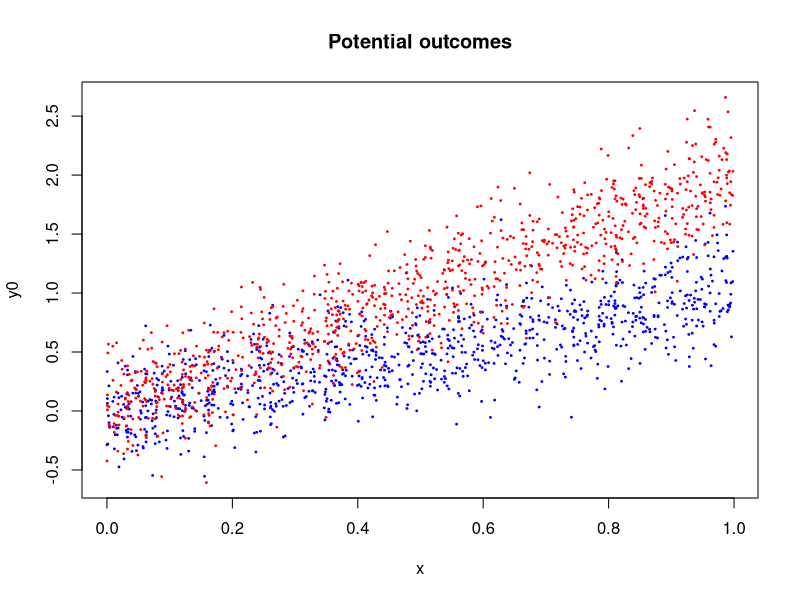
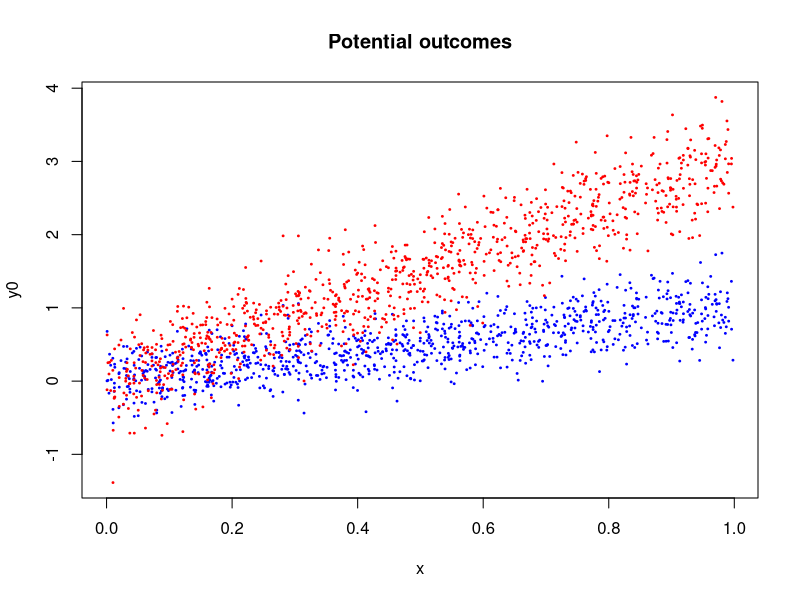
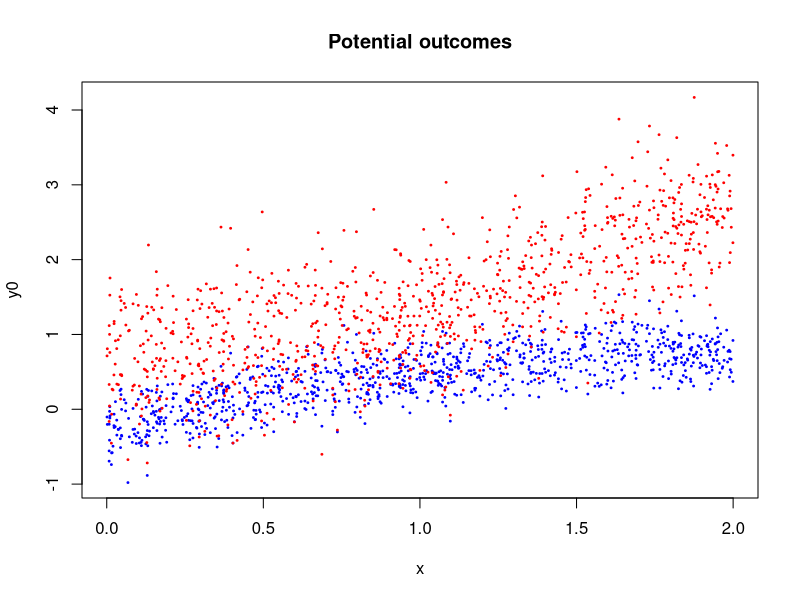
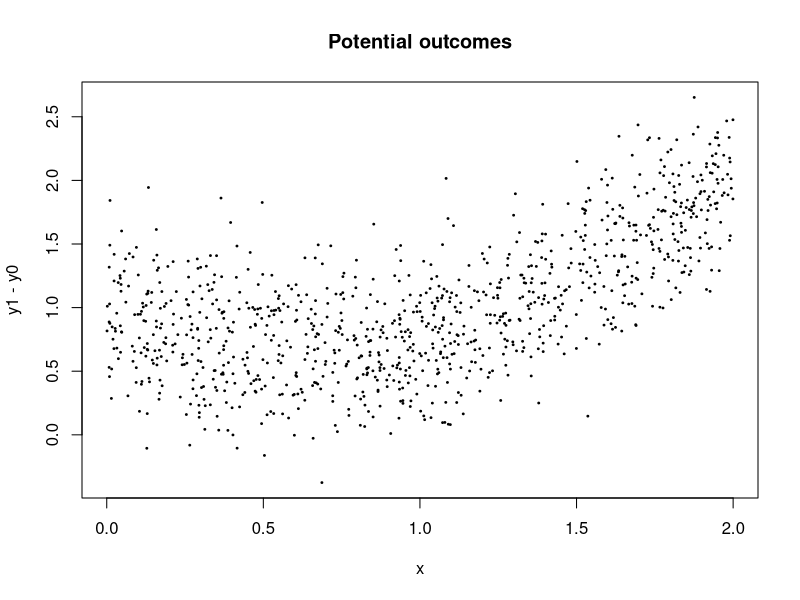
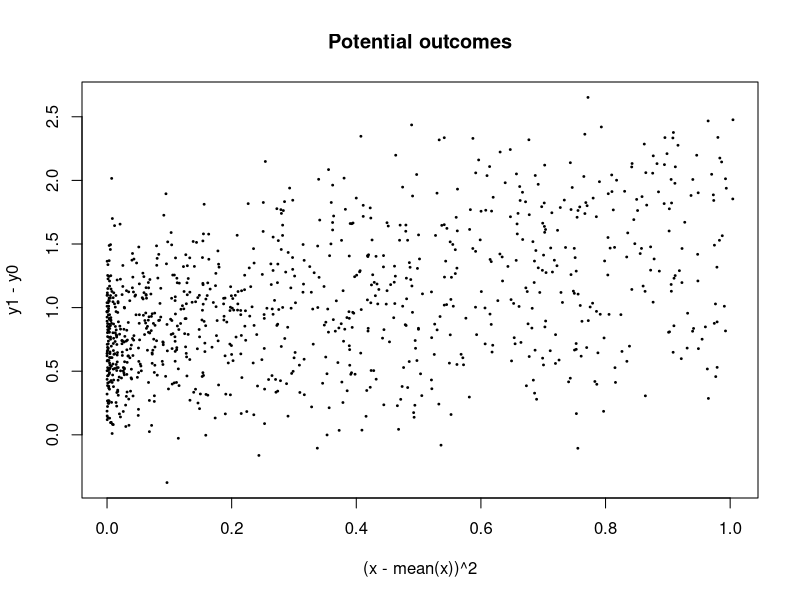

Write the R code that produced these figures, in order.
#### unbiased 


N <- 1000
x <- runif(N, 0, 1)
y0 <- x + .25*rnorm(N)
y1 <- x*2 + .25*rnorm(N)
index <- 1:N
potcov <- data.frame(index, y1,y0,x)

plot(x, y0, col="blue", pch=19, 
     cex=.25, ylim=range(c(y1,y0)),
     main="Potential outcomes")
points(x, y1, col="red", pch=19, cex=.25)



####

#### correlated potential outcomes


N <- 1000
x <- runif(N, 0, 1)
y0 <- x + .25*rnorm(N)
y1 <- x*2 + y0+ .25*rnorm(N)
index <- 1:N
potcov <- data.frame(index, y1,y0,x)

plot(x, y0, col="blue", pch=19, 
     cex=.25, ylim=range(c(y1,y0)),
     main="Potential outcomes")
points(x, y1, col="red", pch=19, cex=.25)



### strong covariance between covariate and unit-level potential outcomes

N <- 1000
x <- runif(N, 0, 2)
y0 <- .5*x - .25*(x-mean(x))^2 +.25*rnorm(N)
y1 <- 2*y0 + .25 + (x-mean(x))^2 + .25*rnorm(N)
index <- 1:N
potcov <- data.frame(index, y1,y0,x)

plot(x, y0, col="blue", pch=19, 
     cex=.25, ylim=range(c(y1,y0)),
     main="Potential outcomes")
points(x, y1, col="red", pch=19, cex=.25)



plot(x, y1-y0,  pch=19, 
     cex=.25, 
     main="Potential outcomes")


plot((x-mean(x))^2, y1-y0,  pch=19, 
     cex=.25, 
     main="Potential outcomes")

######

#########BOOTSTRAP example for covaraite adjustment




n.vec <- c(20,40,80,160,320)

nsim <- 2000

# vectors to store results
sate.hat.noadj <- sate.hat.simpadj <- sate.hat.intadj <- sate <- matrix(NA, ncol=length(n.vec), nrow=nsim)

for(j in 1:length(n.vec)){
  n <- n.vec[j]
  
  for(i in 1:nsim){
    
    # Simple random sample without replacement
    potcov.s <- potcov[potcov$index %in% sample(potcov$index, n),]
    
    sate[i,j] <- mean(potcov.s$y1 - potcov.s$y0)
    
    # Complete random assignment of treatment
    n1 <- floor(.33*n)  # you can play around with treatment allocation.
    # this is set to an imbalanced design.
    potcov.s$D <- 0
    potcov.s$D[potcov.s$index %in% sample(potcov.s$index, n1)] <- 1
    
    potcov.s$Y <- with(potcov.s, D*y1 + (1-D)*y0)
    
    # No adjustment (difference in means)
    ols.1 <- lm(Y~D, data=potcov.s)
    
    # Simple covariate adjustment
    ols.2 <- lm(Y~D+x, data=potcov.s)

    sate.hat.noadj[i,j] <- coef(ols.1)["D"]
    sate.hat.simpadj[i,j] <- coef(ols.2)["D"]
  }
}

se.sate.hat.noadj <- apply(sate.hat.noadj, 2, sd)
bias.sate.hat.noadj <- apply(sate.hat.noadj-sate, 2, mean)
std.bias.sate.hat.noadj <- bias.sate.hat.noadj/se.sate.hat.noadj

se.sate.hat.simpadj <- apply(sate.hat.simpadj, 2, sd)
bias.sate.hat.simpadj <- apply(sate.hat.simpadj-sate, 2, mean)
std.bias.sate.hat.simpadj <- bias.sate.hat.simpadj/se.sate.hat.simpadj

res.tab <- cbind(c("SE","Bias","Bias/SE","SE","Bias","Bias/SE"),
                 round(1000*rbind(   se.sate.hat.noadj,
                                     bias.sate.hat.noadj,
                                     std.bias.sate.hat.noadj,
                                     se.sate.hat.simpadj,
                                     bias.sate.hat.simpadj,
                                     std.bias.sate.hat.simpadj),0)/1000)
res.tab.out <- cbind(c("No adjustment","","",
                       "Simple adjustment","",""), res.tab)
colnames(res.tab.out) <- c("Estimator","Statistic",paste("N=",n.vec,sep=""))


res.tab.out

######




########################################


##########################################Replication of Munger (2017)

####conceptually, what is the motivation for controlling for log.followers? 
#### is there some risk of this being a ``bad control" ? 


#### The two datasets are based on different assumptions about how to treat 
### study attrition --- subjects whose accounts were deleted/suspended/unmeasured

### "standard" drops those subjects and proceeds as normal
### "conservative" 

### Explain the potential bias from using the standard assumption



###using the code from inclass_215.R, perform CEM on this data, matching
## on the anonymity, pre-treatment outcome measure, and log.followers.

### You'll have to restrict the data to just treatment 3 and the control (0)

## estimate a standard ols model with these cem weights. 

